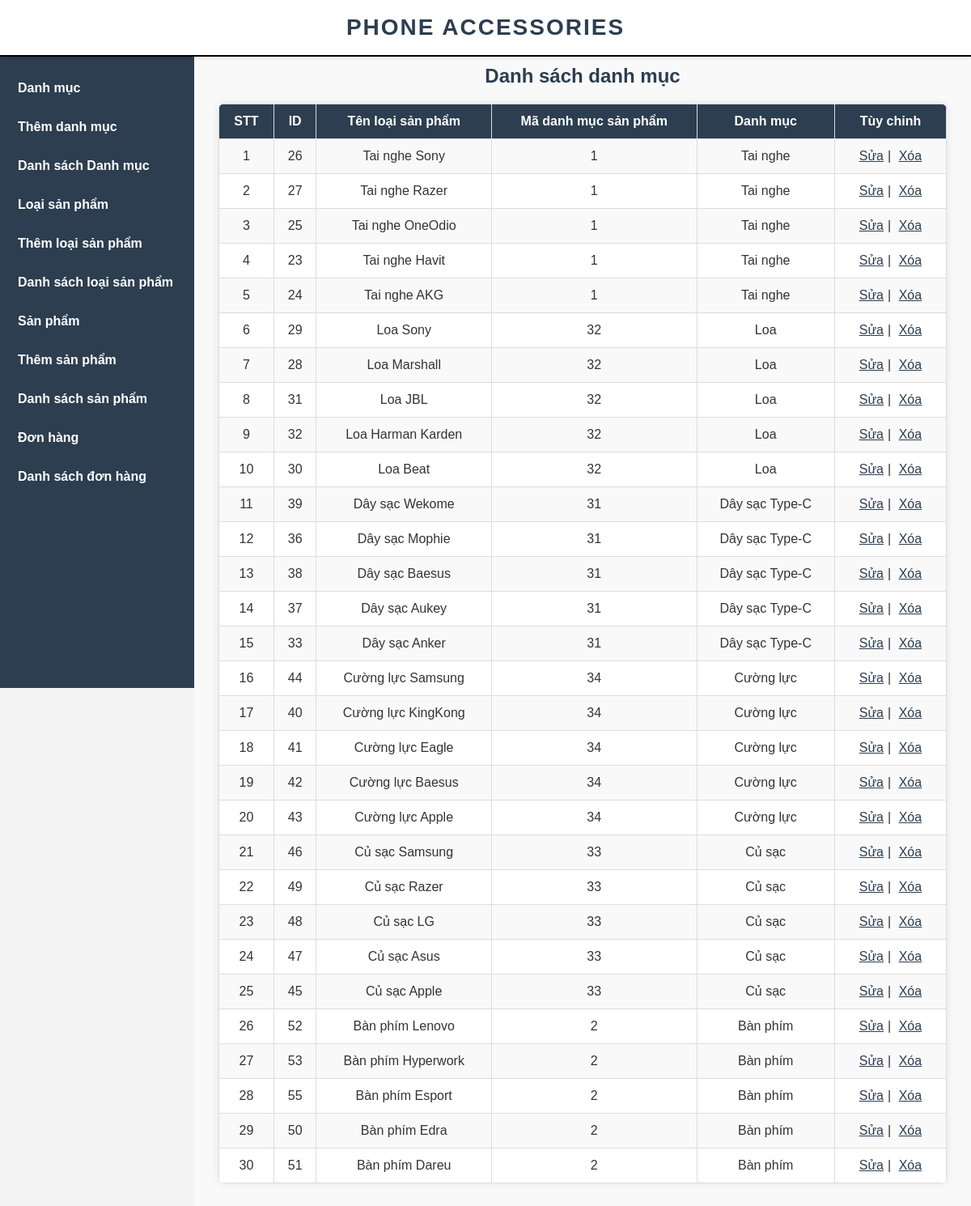
Screenshot of /admin/brandlist.php with the database file from the repository.
### tables this page shows
CREATE TABLE `loaisp` (
  `MaLoaiSP` int(11) NOT NULL,
  `MaDM` int(11) NOT NULL,
  `TenLoaiSP` varchar(255) NOT NULL
);

CREATE TABLE `danhmucsp` (
  `MaDM` int(11) NOT NULL,
  `TenDM` varchar(50) NOT NULL
);

### admin/database.php (called while the page is built, shortened)
<?php
class Database
{
  public $host   = DB_HOST;
  public $user   = DB_USER;
  public $pass   = DB_PASS;
  public $dbname = DB_NAME;
  public $link;
  private function connectDB()
  {
    $this->link = new mysqli(
      $this->host,
      $this->user,
      $this->pass,
      $this->dbname
    );
  }
  public function select($query)
  {
    mysqli_set_charset($this->link, 'UTF8');
    $result = $this->link->query($query) or
      die($this->link->error . __LINE__);
    if ($result->num_rows > 0) {
      return $result;
    } else {
      return false;
    }
  }
}

### admin/class/brand_class.php (called while the page is built, shortened)
<?php
include "database.php";
class LoaiSP {
    private $db;
    public function __construct() {
        $this->db = new Database();
    }
    public function show_brand() {
        $query = "SELECT loaisp.*, danhmucsp.TenDM
                  FROM loaisp
                  INNER JOIN danhmucsp ON loaisp.MaDM = danhmucsp.MaDM
                  ORDER BY loaisp.TenLoaiSP DESC";
        $result = $this->db->select($query);
        return $result;
    }
}

### admin/brandlist.php (the view, shortened to what this page needs)
<?php
include "header.php";
include "slider.php";
include "class/brand_class.php";
?>
<?php
$LoaiSP = new LoaiSP();
$show_brand = $LoaiSP-> show_brand();
?>
<div class="admin-content-right">
<div class="admin-content-right-cartegory_list">
                <h1>Danh sách danh mục</h1>
                    <table>
                        <tr>
                            <th>STT</th>
                            <th>ID</th>
                            <th>Tên loại sản phẩm</th>
                            <th>Mã danh mục sản phẩm</th>
                            <th>Danh mục</th>
                            <th>Tùy chỉnh</th>
                        </tr>
                        <?php
                        if($show_brand){$i=0;
                            while($result = $show_brand->fetch_assoc() ){$i++
                        ?>
                        <tr>
                            <td><?php echo $i ?></td>
                            <td><?php echo $result['MaLoaiSP']?></td>
                            <td><?php echo $result['TenLoaiSP']?></td>
                            <td><?php echo $result['MaDM']?></td>
                            <td><?php echo $result['TenDM']?></td>
                            <td>
                                <a href="brandedit.php?MaLoaiSP=<?php echo $result['MaLoaiSP'] ?>">Sửa</a>|
                                <a href="branddelete.php?MaLoaiSP=<?php echo $result['MaLoaiSP'] ?>">Xóa</a>
                            </td>
                        </tr>
                        <?php
                        }
                    }
                        ?>
                    </table>
            </div>
        </div>
    </section>
</body>
</html>

### admin/style.css (style rules this page uses)
* { margin: 0; padding: 0; box-sizing: border-box; font-family: Arial, sans-serif; }
body { background-color: #f4f4f4; color: #333; }
.admin-content-right { width: 80%; padding: 30px; background-color: #f9f9f9; }
.admin-content-right h1 { font-size: 24px; margin-bottom: 20px; text-align: center; color: #2c3e50; }
.admin-content-right table { width: 100%; border-collapse: collapse; background-color: #fff; border-radius: 8px; overflow: hidden; box-shadow: 0 0 10px rgba(0, 0, 0, 0.1); }
.admin-content-right table th, .admin-content-right table td { border: 1px solid #ddd; padding: 12px; text-align: center; }
.admin-content-right table th { background-color: #2c3e50; color: #fff; }
.admin-content-right table tr:nth-child(even) { background-color: #f9f9f9; }
.admin-content-right table tr td a { margin: 0 5px; color: #2c3e50; }

### rows the page displays
loaisp: MaLoaiSP "26", TenLoaiSP "Tai nghe Sony", MaDM "1", danhmucsp.TenDM "Tai nghe"
loaisp: MaLoaiSP "27", TenLoaiSP "Tai nghe Razer", MaDM "1", danhmucsp.TenDM "Tai nghe"
loaisp: MaLoaiSP "25", TenLoaiSP "Tai nghe OneOdio", MaDM "1", danhmucsp.TenDM "Tai nghe"
loaisp: MaLoaiSP "23", TenLoaiSP "Tai nghe Havit", MaDM "1", danhmucsp.TenDM "Tai nghe"
loaisp: MaLoaiSP "24", TenLoaiSP "Tai nghe AKG", MaDM "1", danhmucsp.TenDM "Tai nghe"
loaisp: MaLoaiSP "29", TenLoaiSP "Loa Sony", MaDM "32", danhmucsp.TenDM "Loa"
loaisp: MaLoaiSP "28", TenLoaiSP "Loa Marshall", MaDM "32", danhmucsp.TenDM "Loa"
loaisp: MaLoaiSP "31", TenLoaiSP "Loa JBL", MaDM "32", danhmucsp.TenDM "Loa"
loaisp: MaLoaiSP "32", TenLoaiSP "Loa Harman Karden", MaDM "32", danhmucsp.TenDM "Loa"
loaisp: MaLoaiSP "30", TenLoaiSP "Loa Beat", MaDM "32", danhmucsp.TenDM "Loa"
loaisp: MaLoaiSP "39", TenLoaiSP "Dây sạc Wekome", MaDM "31", danhmucsp.TenDM "Dây sạc Type-C"
loaisp: MaLoaiSP "36", TenLoaiSP "Dây sạc Mophie", MaDM "31", danhmucsp.TenDM "Dây sạc Type-C"
loaisp: MaLoaiSP "38", TenLoaiSP "Dây sạc Baesus", MaDM "31", danhmucsp.TenDM "Dây sạc Type-C"
loaisp: MaLoaiSP "37", TenLoaiSP "Dây sạc Aukey", MaDM "31", danhmucsp.TenDM "Dây sạc Type-C"
loaisp: MaLoaiSP "33", TenLoaiSP "Dây sạc Anker", MaDM "31", danhmucsp.TenDM "Dây sạc Type-C"
loaisp: MaLoaiSP "44", TenLoaiSP "Cường lực Samsung", MaDM "34", danhmucsp.TenDM "Cường lực"
loaisp: MaLoaiSP "40", TenLoaiSP "Cường lực KingKong", MaDM "34", danhmucsp.TenDM "Cường lực"
loaisp: MaLoaiSP "41", TenLoaiSP "Cường lực Eagle", MaDM "34", danhmucsp.TenDM "Cường lực"
loaisp: MaLoaiSP "42", TenLoaiSP "Cường lực Baesus", MaDM "34", danhmucsp.TenDM "Cường lực"
loaisp: MaLoaiSP "43", TenLoaiSP "Cường lực Apple", MaDM "34", danhmucsp.TenDM "Cường lực"
loaisp: MaLoaiSP "46", TenLoaiSP "Củ sạc Samsung", MaDM "33", danhmucsp.TenDM "Củ sạc"
loaisp: MaLoaiSP "49", TenLoaiSP "Củ sạc Razer", MaDM "33", danhmucsp.TenDM "Củ sạc"
loaisp: MaLoaiSP "48", TenLoaiSP "Củ sạc LG", MaDM "33", danhmucsp.TenDM "Củ sạc"
loaisp: MaLoaiSP "47", TenLoaiSP "Củ sạc Asus", MaDM "33", danhmucsp.TenDM "Củ sạc"
loaisp: MaLoaiSP "45", TenLoaiSP "Củ sạc Apple", MaDM "33", danhmucsp.TenDM "Củ sạc"
loaisp: MaLoaiSP "52", TenLoaiSP "Bàn phím Lenovo", MaDM "2", danhmucsp.TenDM "Bàn phím"
loaisp: MaLoaiSP "53", TenLoaiSP "Bàn phím Hyperwork", MaDM "2", danhmucsp.TenDM "Bàn phím"
loaisp: MaLoaiSP "55", TenLoaiSP "Bàn phím Esport", MaDM "2", danhmucsp.TenDM "Bàn phím"
loaisp: MaLoaiSP "50", TenLoaiSP "Bàn phím Edra", MaDM "2", danhmucsp.TenDM "Bàn phím"
loaisp: MaLoaiSP "51", TenLoaiSP "Bàn phím Dareu", MaDM "2", danhmucsp.TenDM "Bàn phím"
